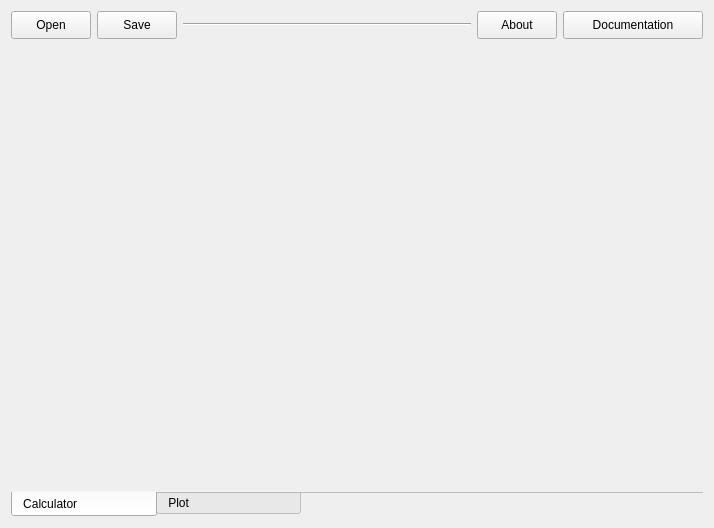
<?xml version="1.0" encoding="UTF-8"?>
<ui version="4.0">
 <class>Form</class>
 <widget class="QWidget" name="Form">
  <property name="geometry">
   <rect>
    <x>0</x>
    <y>0</y>
    <width>714</width>
    <height>528</height>
   </rect>
  </property>
  <property name="font">
   <font>
    <kerning>true</kerning>
   </font>
  </property>
  <property name="windowTitle">
   <string>Form</string>
  </property>
  <layout class="QVBoxLayout" name="verticalLayout_18">
   <item>
    <layout class="QHBoxLayout" name="horizontalLayout_topmenu">
     <property name="sizeConstraint">
      <enum>QLayout::SetMinimumSize</enum>
     </property>
     <item>
      <widget class="QPushButton" name="pushButton_Open">
       <property name="minimumSize">
        <size>
         <width>80</width>
         <height>28</height>
        </size>
       </property>
       <property name="maximumSize">
        <size>
         <width>80</width>
         <height>28</height>
        </size>
       </property>
       <property name="baseSize">
        <size>
         <width>80</width>
         <height>28</height>
        </size>
       </property>
       <property name="toolTip">
        <string>Open previously saved session (Crtl+O)</string>
       </property>
       <property name="text">
        <string>Open</string>
       </property>
       <property name="icon">
        <iconset resource="../../../images/ressources.qrc">
         <normaloff>:/buttons/button_open.png</normaloff>:/buttons/button_open.png</iconset>
       </property>
       <property name="iconSize">
        <size>
         <width>20</width>
         <height>20</height>
        </size>
       </property>
       <property name="shortcut">
        <string>Ctrl+O</string>
       </property>
      </widget>
     </item>
     <item>
      <widget class="QPushButton" name="pushButton_Save">
       <property name="minimumSize">
        <size>
         <width>80</width>
         <height>28</height>
        </size>
       </property>
       <property name="maximumSize">
        <size>
         <width>80</width>
         <height>28</height>
        </size>
       </property>
       <property name="baseSize">
        <size>
         <width>80</width>
         <height>28</height>
        </size>
       </property>
       <property name="toolTip">
        <string>Save current session (Crtl+S)</string>
       </property>
       <property name="text">
        <string>Save</string>
       </property>
       <property name="icon">
        <iconset resource="../../../images/ressources.qrc">
         <normaloff>:/buttons/button_save.png</normaloff>:/buttons/button_save.png</iconset>
       </property>
       <property name="iconSize">
        <size>
         <width>20</width>
         <height>20</height>
        </size>
       </property>
       <property name="shortcut">
        <string>Ctrl+S</string>
       </property>
      </widget>
     </item>
     <item>
      <widget class="Line" name="line_2">
       <property name="sizePolicy">
        <sizepolicy hsizetype="Expanding" vsizetype="Fixed">
         <horstretch>0</horstretch>
         <verstretch>0</verstretch>
        </sizepolicy>
       </property>
       <property name="orientation">
        <enum>Qt::Horizontal</enum>
       </property>
      </widget>
     </item>
     <item>
      <widget class="QPushButton" name="pushButton_About">
       <property name="minimumSize">
        <size>
         <width>80</width>
         <height>28</height>
        </size>
       </property>
       <property name="maximumSize">
        <size>
         <width>80</width>
         <height>28</height>
        </size>
       </property>
       <property name="baseSize">
        <size>
         <width>80</width>
         <height>28</height>
        </size>
       </property>
       <property name="toolTip">
        <string>About ECCW software</string>
       </property>
       <property name="text">
        <string>About</string>
       </property>
       <property name="icon">
        <iconset resource="../../../images/ressources.qrc">
         <normaloff>:/buttons/button_about.png</normaloff>:/buttons/button_about.png</iconset>
       </property>
       <property name="iconSize">
        <size>
         <width>20</width>
         <height>20</height>
        </size>
       </property>
      </widget>
     </item>
     <item>
      <widget class="QPushButton" name="pushButton_Documentation">
       <property name="minimumSize">
        <size>
         <width>140</width>
         <height>28</height>
        </size>
       </property>
       <property name="maximumSize">
        <size>
         <width>140</width>
         <height>28</height>
        </size>
       </property>
       <property name="baseSize">
        <size>
         <width>140</width>
         <height>28</height>
        </size>
       </property>
       <property name="toolTip">
        <string>Display pdf fulll documentation (Crtl+D)</string>
       </property>
       <property name="text">
        <string>Documentation</string>
       </property>
       <property name="icon">
        <iconset resource="../../../images/ressources.qrc">
         <normaloff>:/buttons/button_documentation.png</normaloff>:/buttons/button_documentation.png</iconset>
       </property>
       <property name="iconSize">
        <size>
         <width>20</width>
         <height>20</height>
        </size>
       </property>
       <property name="shortcut">
        <string>Ctrl+D</string>
       </property>
      </widget>
     </item>
    </layout>
   </item>
   <item>
    <widget class="QTabWidget" name="tabWidget_main">
     <property name="sizePolicy">
      <sizepolicy hsizetype="Minimum" vsizetype="Expanding">
       <horstretch>0</horstretch>
       <verstretch>0</verstretch>
      </sizepolicy>
     </property>
     <property name="font">
      <font>
       <weight>50</weight>
       <bold>false</bold>
      </font>
     </property>
     <property name="contextMenuPolicy">
      <enum>Qt::DefaultContextMenu</enum>
     </property>
     <property name="toolTip">
      <string/>
     </property>
     <property name="autoFillBackground">
      <bool>true</bool>
     </property>
     <property name="tabPosition">
      <enum>QTabWidget::South</enum>
     </property>
     <property name="tabShape">
      <enum>QTabWidget::Rounded</enum>
     </property>
     <property name="currentIndex">
      <number>0</number>
     </property>
     <property name="iconSize">
      <size>
       <width>20</width>
       <height>20</height>
      </size>
     </property>
     <property name="elideMode">
      <enum>Qt::ElideLeft</enum>
     </property>
     <property name="documentMode">
      <bool>true</bool>
     </property>
     <property name="tabsClosable">
      <bool>false</bool>
     </property>
     <widget class="QWidget" name="tab_calculator">
      <property name="autoFillBackground">
       <bool>true</bool>
      </property>
      <attribute name="icon">
       <iconset resource="../../../images/ressources.qrc">
        <normaloff>:/tabs/tab_calculate.png</normaloff>:/tabs/tab_calculate.png</iconset>
      </attribute>
      <attribute name="title">
       <string>Calculator                    </string>
      </attribute>
     </widget>
     <widget class="QWidget" name="tab_plot">
      <property name="autoFillBackground">
       <bool>true</bool>
      </property>
      <attribute name="icon">
       <iconset resource="../../../images/ressources.qrc">
        <normaloff>:/tabs/tab_plot.png</normaloff>:/tabs/tab_plot.png</iconset>
      </attribute>
      <attribute name="title">
       <string>Plot                              </string>
      </attribute>
     </widget>
    </widget>
   </item>
  </layout>
 </widget>
 <resources>
  <include location="../../../images/ressources.qrc"/>
 </resources>
 <connections/>
</ui>
